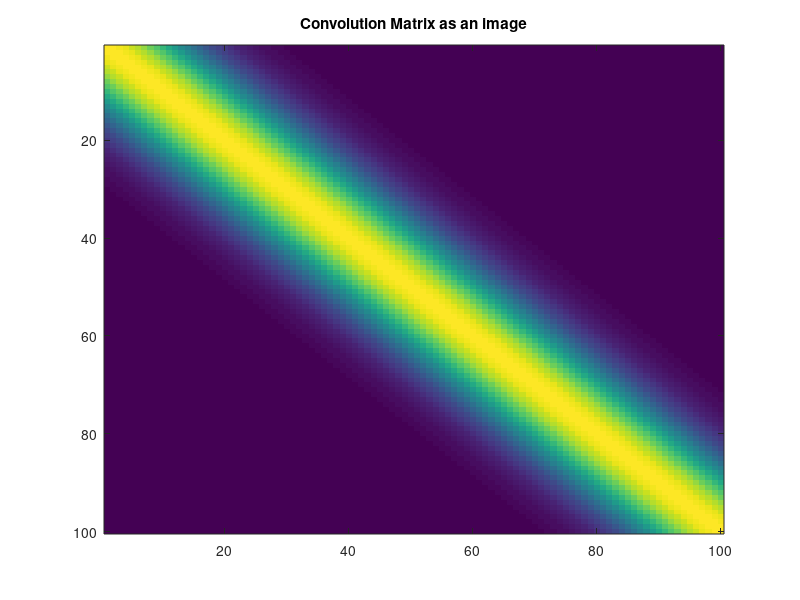
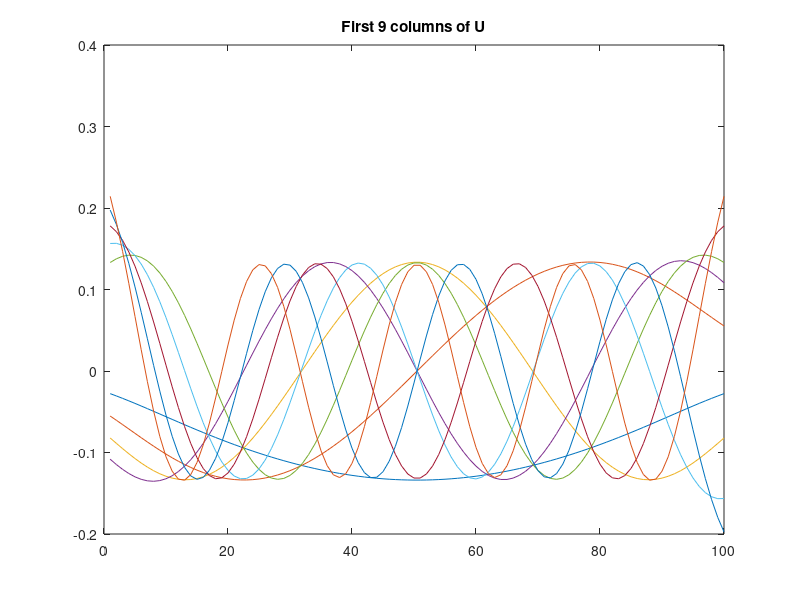
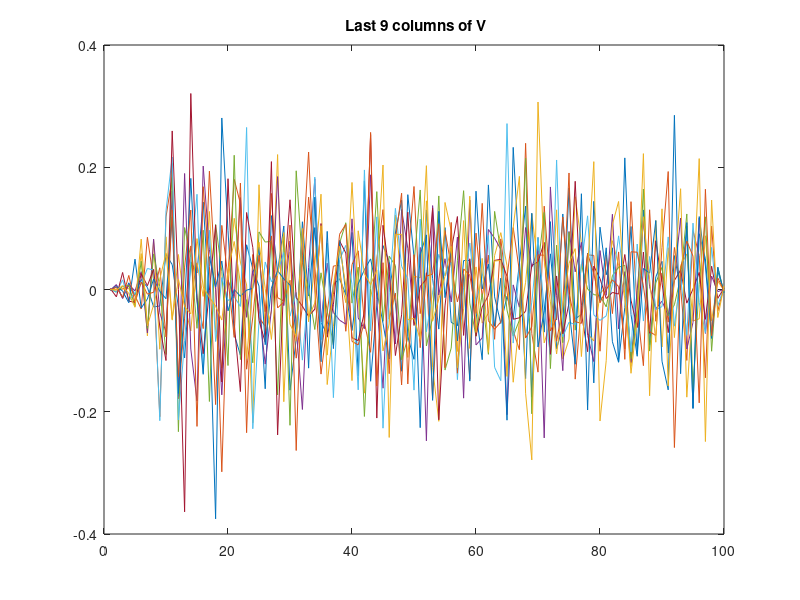
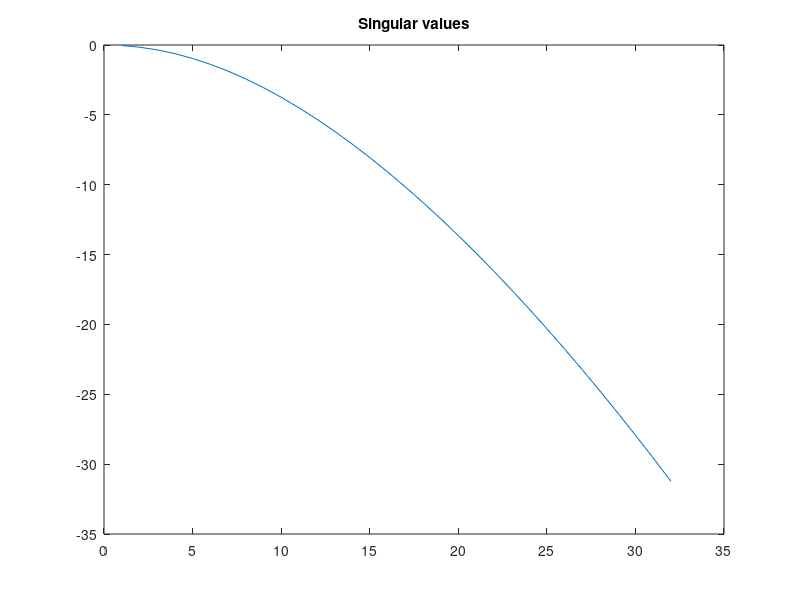

MATLAB code for these plots, in order:

close all, clear,

%Number of evaluation points and grid
n=100;
xx = linspace(-1,1,n);
%% Define the convolution kernel

%we use a function handle (with @) to define a Gaussian kernel
sigma = 0.2; 
deltaX = xx(2)-xx(1); %grid size
convKer=@(x,sigma) deltaX/(sqrt(2*pi)*sigma)*exp(-(x).^2 / (2*sigma^2)  );

%plot function
figure(1), clf
plot(xx,convKer(xx,sigma),'linewidth',3)
% set(gca,'ylim',[0,1.1])
title('Gaussian vector')

%% Create convolution matrix
A = zeros(n,n);

for i = 1: n
    for j = 1 : n 
       A(i,j) =  deltaX/(sqrt(2*pi)*sigma)*exp(-(xx(i)-xx(j)).^2 / (2*sigma^2)  );
    end
end

%% Draw convolution matrix as an image
imagesc(A);
title('Convolution Matrix as an image')

%% SVD
[U,W,V] = svd(A);

norm(U*W*V'-A)

%% Pseudo inverse
Pseudo_inv = V*pinv(W)*U';

norm((pinv(W)*W)-eye(n))

norm((Pseudo_inv*A)-eye(n))

%%  First 9 columns of U , Last 9 columns of V , Singular values
%close all;
figure(3),clf
plot((1:n), U(:, 1:9));
title('First 9 columns of U')

figure(4),clf
plot((1:n), V(:,91:100));
title(' Last 9 columns of V')

rank_A = rank(A);
diag_vec = diag(W);
non_zero = diag_vec(1:rank_A);
figure(5),clf
plot((1:rank_A),log(non_zero));
title('Singular values')

